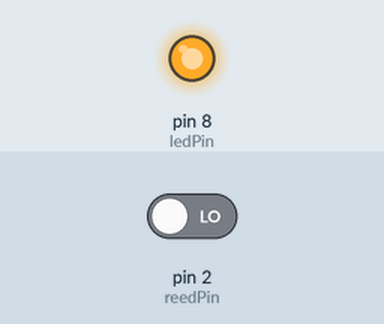
Recording of a sketch running on a simulated Arduino Uno, built with avr-gcc and run on an emulated ATmega328P. Shown: output pins drawn as LEDs (lit = HIGH). The inputs (shaded band) are chosen by the test bench; at power-on: pin 2 (reedPin) LOW.

Above: at 1.2 s.
1.3 s: pin 2 (reedPin) driven HIGH
At 1.9 s:
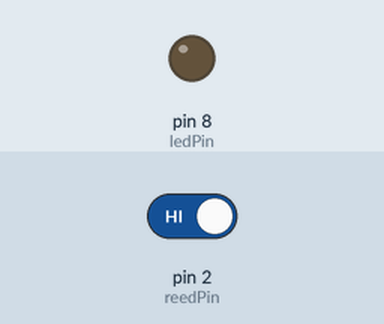
2.8 s: pin 2 (reedPin) driven LOW
At 4.2 s:
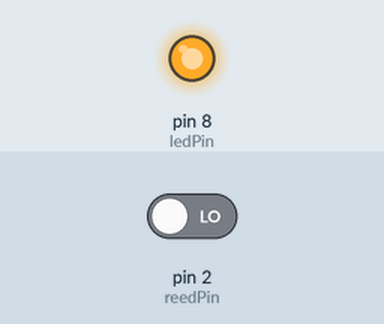
Timing chart, 0 to 5.8 s (numbered marks = the images above; inputs shaded):
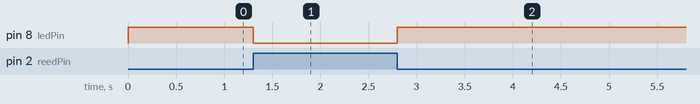

Measured:
- after the input at 1.3 s, pin 8 (ledPin): HIGH → LOW at once
- after the input at 2.8 s, pin 8 (ledPin): LOW → HIGH at once

The sketch:

5.1.if_else.ino
```cpp
const int reedPin = 2;
const int ledPin = 8;
int flag = 0;

void setup() {
  pinMode(reedPin, INPUT);
  pinMode(ledPin,OUTPUT);
}

void loop() {
  flag = digitalRead(reedPin);
  if (flag == HIGH) {
    digitalWrite(ledPin,LOW);
  } else{
    digitalWrite(ledPin,HIGH);
  }
}
```
